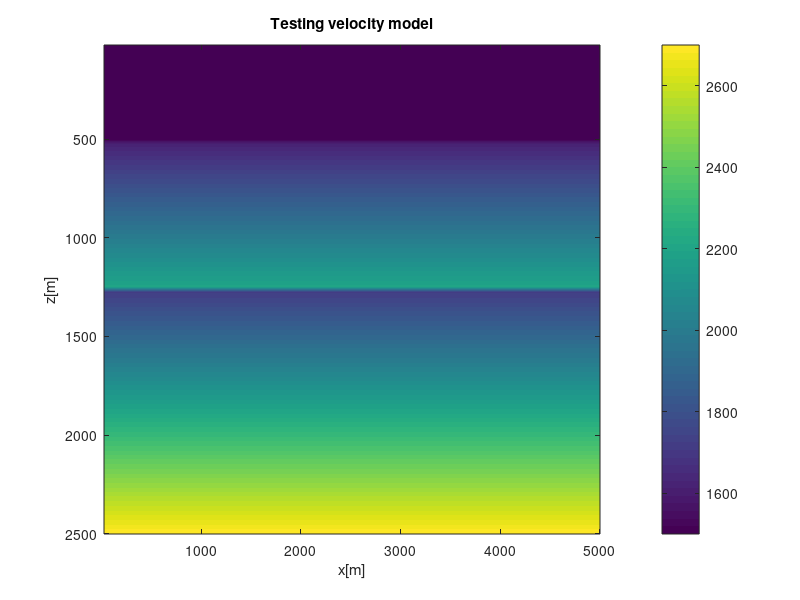

Here is the MATLAB script that generated this plot: (Note: this script raises an error after producing the figure.)
%% Building a testing velocity model
% This is just one testing model. Feel free to change it. 
% Note that ray tracing works better in smooth models. Use the "mysmooth.m" tool
% to smooth your velocity model
%
% These parameters has to be set currently. If you use your own velocity model
% change these parameters accordingly.
h=25; %m sampling interval of the velocity field
N1=100;% number of elements in the z-direction
N2=200;% number of elements in the x-direction

vel=(1:N1)'*((1:N2)*0+1)*20+700;
vel(1:N1/2,:)=vel(1:N1/2,:)+500;
vel(1:N1/5,:)=vel(1:N1/5,:)*0+1500;

[x, z]=meshgrid(1:N2, 1:N1);
[xx, zz]=meshgrid(1:0.1:N2, 1:0.1:N1);
vel = interp2(x,z,vel,xx,zz);

%vel=mysmooth(vel, 3);

figure();
imagesc(h*(1:0.1:N2), h*(1:0.1:N1), vel); colorbar;
xlabel('x[m]'); ylabel('z[m]'); 
title('Testing velocity model');
%% Runge-Kutta ray-tracing method
srcpos=[1;10];  % source point position
recx=120;        % receiver x-position
recz=70;        % receiver z-position
% search variables
samp=pi/40;     % seach interval
arange=0:samp:pi/3;
hold on;
for iang=1:length(arange) % the range of take-off angles of the rays from the source point
    ang=arange(iang);
    p = [sin(ang);cos(ang)]; % ray parameter
    p = p/vel(10*srcpos(1), 10*srcpos(2));
    curpos = srcpos.*[h; h];
    y0 = [curpos; p];
    %accuracy control
    option = odeset('RelTol',1e-8,'AbsTol',[1e-8; 1e-8; 1e-8; 1e-8]);
    [t,y] = ode45(@(t,y) RK_tracer(t,y,vel,h/10,h/10), [0 5], y0, option);
    px = y(:,2); pz = y(:,1);
    plot(px, pz,'color','w'); % ploting the ray
    drawnow;
end
plot(h*srcpos(2), h*srcpos(1), '*');
hold off;
xlabel('x[m]');
ylabel('z[m]');
title('Ray tracing results overlayed on the velocity model');